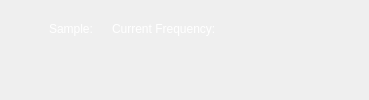
            <widget class="QWidget" name="stackedWidgetPage1">
             <layout class="QVBoxLayout" name="verticalLayout_5">
              <property name="spacing">
               <number>0</number>
              </property>
              <property name="leftMargin">
               <number>0</number>
              </property>
              <property name="topMargin">
               <number>0</number>
              </property>
              <property name="rightMargin">
               <number>0</number>
              </property>
              <property name="bottomMargin">
               <number>0</number>
              </property>
              <item>
               <widget class="QWidget" name="widgetPlotContainer" native="true">
                <property name="styleSheet">
                 <string notr="true"/>
                </property>
                <layout class="QVBoxLayout" name="verticalLayout_13">
                 <property name="spacing">
                  <number>0</number>
                 </property>
                 <item>
                  <widget class="QWidget" name="statusWidget" native="true">
                   <layout class="QVBoxLayout" name="verticalLayout_18">
                    <property name="spacing">
                     <number>0</number>
                    </property>
                    <property name="leftMargin">
                     <number>0</number>
                    </property>
                    <property name="topMargin">
                     <number>0</number>
                    </property>
                    <property name="rightMargin">
                     <number>0</number>
                    </property>
                    <property name="bottomMargin">
                     <number>0</number>
                    </property>
                    <item>
                     <layout class="QGridLayout" name="gridLayout">
                      <property name="topMargin">
                       <number>10</number>
                      </property>
                      <property name="rightMargin">
                       <number>20</number>
                      </property>
                      <property name="horizontalSpacing">
                       <number>15</number>
                      </property>
                      <property name="verticalSpacing">
                       <number>0</number>
                      </property>
                      <item row="0" column="4">
                       <spacer name="horizontalSpacer_6">
                        <property name="orientation">
                         <enum>Qt::Horizontal</enum>
                        </property>
                        <property name="sizeHint" stdset="0">
                         <size>
                          <width>40</width>
                          <height>20</height>
                         </size>
                        </property>
                       </spacer>
                      </item>
                      <item row="1" column="6">
                       <widget class="QLabel" name="statusLabel">
                        <property name="styleSheet">
                         <string notr="true">color:white;</string>
                        </property>
                        <property name="text">
                         <string/>
                        </property>
                       </widget>
                      </item>
                      <item row="0" column="2">
                       <widget class="QLabel" name="currentFrequencyLabel">
                        <property name="sizePolicy">
                         <sizepolicy hsizetype="Fixed" vsizetype="Fixed">
                          <horstretch>0</horstretch>
                          <verstretch>0</verstretch>
                         </sizepolicy>
                        </property>
                        <property name="styleSheet">
                         <string notr="true">color:white;</string>
                        </property>
                        <property name="text">
                         <string>Current Frequency:</string>
                        </property>
                       </widget>
                      </item>
                      <item row="1" column="1">
                       <widget class="QLabel" name="dcLabel">
                        <property name="styleSheet">
                         <string notr="true">color:white;</string>
                        </property>
                        <property name="text">
                         <string/>
                        </property>
                       </widget>
                      </item>
                      <item row="0" column="1">
                       <widget class="QLabel" name="currentSampleLabel">
                        <property name="sizePolicy">
                         <sizepolicy hsizetype="Fixed" vsizetype="Fixed">
                          <horstretch>0</horstretch>
                          <verstretch>0</verstretch>
                         </sizepolicy>
                        </property>
                        <property name="styleSheet">
                         <string notr="true">color:white;</string>
                        </property>
                        <property name="text">
                         <string>Sample: </string>
                        </property>
                       </widget>
                      </item>
                      <item row="1" column="3">
                       <widget class="QLabel" name="errorLabel">
                        <property name="minimumSize">
                         <size>
                          <width>0</width>
                          <height>0</height>
                         </size>
                        </property>
                        <property name="styleSheet">
                         <string notr="true">font-weight: bold;
color:  red;</string>
                        </property>
                        <property name="text">
                         <string/>
                        </property>
                       </widget>
                      </item>
                      <item row="1" column="2">
                       <widget class="QLabel" name="gainLabel">
                        <property name="styleSheet">
                         <string notr="true">color:white;</string>
                        </property>
                        <property name="text">
                         <string/>
                        </property>
                       </widget>
                      </item>
                      <item row="0" column="0">
                       <spacer name="horizontalSpacer_7">
                        <property name="orientation">
                         <enum>Qt::Horizontal</enum>
                        </property>
                        <property name="sizeType">
                         <enum>QSizePolicy::Fixed</enum>
                        </property>
                        <property name="sizeHint" stdset="0">
                         <size>
                          <width>40</width>
                          <height>20</height>
                         </size>
                        </property>
                       </spacer>
                      </item>
                      <item row="1" column="7">
                       <spacer name="horizontalSpacer_8">
                        <property name="orientation">
                         <enum>Qt::Horizontal</enum>
                        </property>
                        <property name="sizeType">
                         <enum>QSizePolicy::Fixed</enum>
                        </property>
                        <property name="sizeHint" stdset="0">
                         <size>
                          <width>40</width>
                          <height>20</height>
                         </size>
                        </property>
                       </spacer>
                      </item>
                     </layout>
                    </item>
                   </layout>
                  </widget>
                 </item>
                 <item>
                  <layout class="QGridLayout" name="gridLayout_plots"/>
                 </item>
                 <item>
                  <widget class="adiscope::InstrumentNotes" name="instrumentNotes" native="true"/>
                 </item>
                </layout>
               </widget>
              </item>
             </layout>
            </widget>
